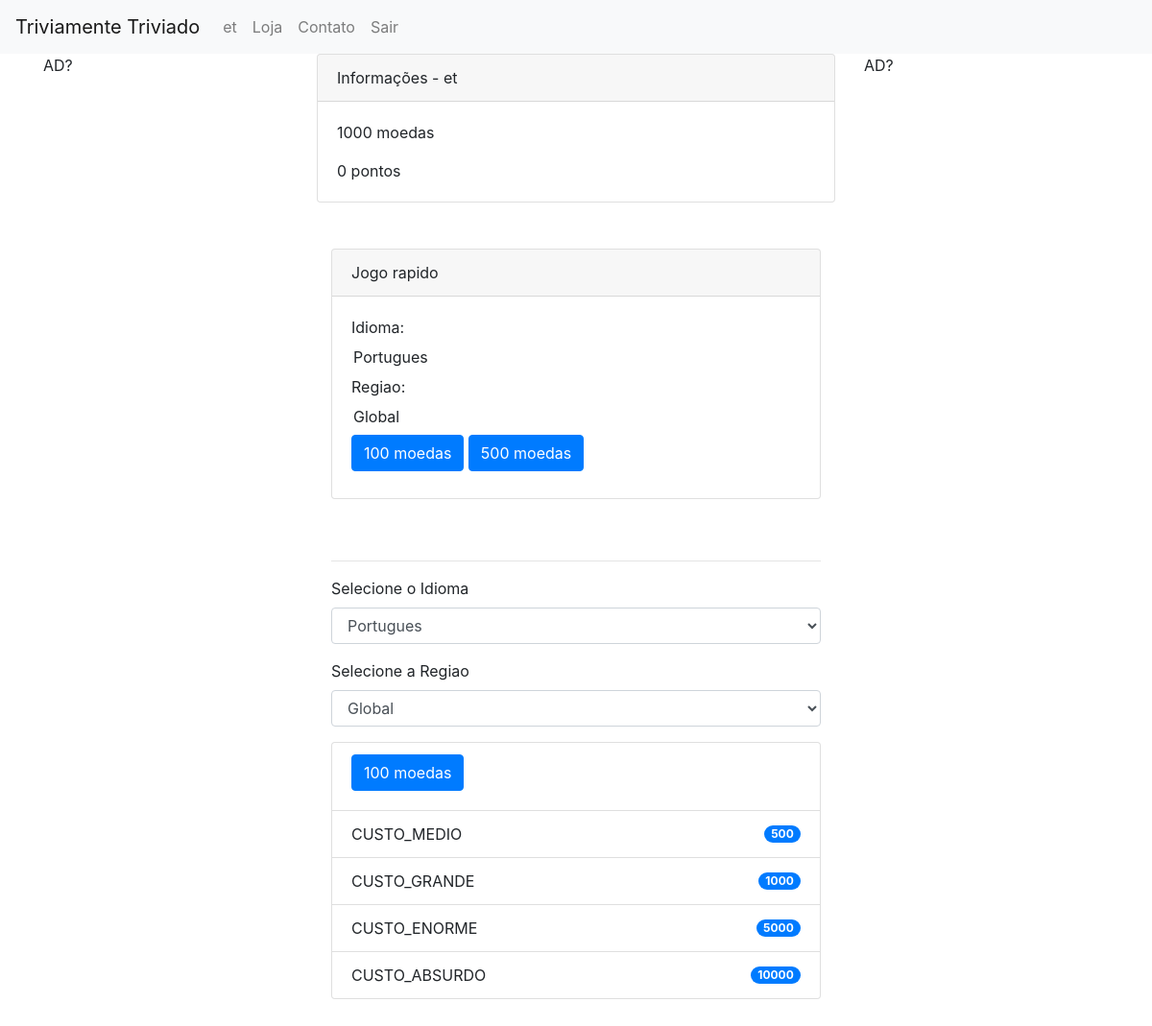
/nova_partida/ (signed in), run on the app's committed database.
### usuario_perfil/models.py (models this page shows, shortened)
class UserProfile(models.Model):
	GENDER_CHOICES = (
		("M", "Masculino"),
		("F", "Feminino"),
	)
	user = models.OneToOneField(User, related_name='user', on_delete=models.CASCADE)
	nome = models.CharField('nome', max_length=100)
	age = models.IntegerField('age')
	gender = models.CharField('gender', max_length=9, choices=GENDER_CHOICES, default="M")
	regioes = models.ManyToManyField(Regiao, blank=True, default=None)
	idiomas = models.ManyToManyField(Idioma, blank=True, default=None)
	premium = models.BooleanField('premium', default=False)

### value/models.py (models this page shows, shortened)
class Carteira(models.Model):
	pontos = models.IntegerField('pontos', default=0)
	moedas = models.IntegerField('moedas', default=1000)
	cartas = models.ManyToManyField(Carta, blank=True, default=None)
	user = models.OneToOneField(User, related_name='usuario_carteira', on_delete=models.CASCADE, null=True)
	comentario = models.CharField('comentario', max_length=100, default="carteira_usuario")

### regionamento/models.py (models this page shows)
class Idioma(models.Model):
	nome = models.CharField('nome', max_length=100)
	def __str__(self):
		return self.nome

class Regiao(models.Model):
	nome = models.CharField('nome', max_length=100)
	def __str__(self):
		return self.nome

### stacksup/views.py (the view, shortened to what this page needs)
# urls.py: path('nova_partida/', views.NovaPartida.as_view()),
class NovaPartida(View):
	def get(self, request):
		values = {}
		if request.user.is_authenticated:
			user = UserProfile.objects.filter(nome=request.user).first()
			carteira = Carteira.objects.filter(user=request.user).first()
			idiomas = user.idiomas.all().first()
			id2 = Idioma.objects.all()
			regioes = user.regioes.all().first()
			reg2 = Regiao.objects.all()
		else:
			return HttpResponseRedirect("/")
		values['usuario'] = user
		values['carteira'] = carteira
		values['idiomas'] = id2
		values['regioes'] = reg2
		values['idiomaUser'] = idiomas
		values['regiaoUser'] = regioes
		return render(
		request,
		'stacksup/nova_partida.html',
		context=values,
		)

### stacksup/templates/stacksup/nova_partida.html (shortened to what this page needs)
{% extends "base_generic.html" %}
{% block content %}
<div class="card">
  <div class="card-header">
  	Informações -  {{ usuario.nome }}
    </div>
  <div class="card-body">
    <p class="card-text">
    	{{ carteira.moedas }} moedas
    </p>
    <p class="card-text">
    	{{ carteira.pontos }} pontos
    </p>
  </div>
</div>
<br/><br/>
	<div class="container">
		<div class="row">
			<div class="col-md">
			<div class="card">
				<div class="card-header">
					Jogo rapido
				</div>
				<form action="/nova_partida/"
				method="post" class="novaPartidaForm form-inline">
					<div class="card-body">
					Idioma:
					<input type="text" readonly class="form-control-plaintext" name="idioma" id="idioma" value="{{ idiomaUser }}">
					Regiao:
					<input type="text" readonly class="form-control-plaintext" name="regiao" id="regiao" value="{{ regiaoUser }}">
					{% if usuario.premium %}
					<button type="submit" class="btn btn-primary mb-2" name="preco" value="0">0 moedas</button>
					{% else %}
					<button type="submit" class="btn btn-primary mb-2" name="preco" value="100">100 moedas</button>
					<button type="submit" class="btn btn-primary mb-2" name="preco" value="500">500 moedas</button>
					{% endif %}
				</form>
			</div>
			</div>
			<br/><br/>
			<hr/>
			<div class="form-group">
				<label for="idiomaFormControlSelect">Selecione o Idioma</label>
				<select class="form-control" id="idiomaFormControlSelect">
					{% for idioma in idiomas %}
						<option>
							{{ idioma }}
						</option>
					{% endfor %}
				</select>
			</div>
			<div class="form-group">
				<label for="regiaoFormControlSelect">Selecione a Regiao</label>
				<select class="form-control" id="regiaoFormControlSelect">
					{% for regiao in regioes %}
						<option>
							{{ regiao }}
						</option>
					{% endfor %}
				</select>
			</div>
			<ul class="list-group">
				<li class="list-group-item d-flex justify-content-between align-items-center">
					<form class="form-inline">
						<button type="submit" class="btn btn-primary mb-2">100 moedas</button>
					</form>
				</li>
				<li class="list-group-item d-flex justify-content-between align-items-center">
					CUSTO_MEDIO
					<span class="badge badge-primary badge-pill">500</span>
				</li>
				<li class="list-group-item d-flex justify-content-between align-items-center">
					CUSTO_GRANDE
					<span class="badge badge-primary badge-pill">1000</span>
				</li>
				<li class="list-group-item d-flex justify-content-between align-items-center">
					CUSTO_ENORME
					<span class="badge badge-primary badge-pill">5000</span>
				</li>
				<li class="list-group-item d-flex justify-content-between align-items-center">
					CUSTO_ABSURDO
					<span class="badge badge-primary badge-pill">10000</span>
				</li>
			</ul>
			</div>
		</div>
	</div>
	<br/>
	<br/>
	<br/>
{% endblock %}

### templates/base_generic.html (shortened to what this page needs)
<!DOCTYPE HTML>
<html lang="en">
    <head>
        {% load staticfiles %}
        {% load static %}
        <link href="{% static 'bootstrap-4/css/bootstrap.css' %}" rel="stylesheet">
        <link href="{% static 'cs/adulterado.css' %}" rel="stylesheet">
    </head>
    <body>
        <nav class="navbar navbar-expand-lg navbar-light bg-light">
          <a class="navbar-brand" href="/">Triviamente Triviado</a>
          <div class="collapse navbar-collapse" id="navbarNavDropdown">
            <ul class="navbar-nav">
                        {% if user.is_authenticated %}
                            <li class="nav-item"><a class="nav-link" href="/cadastro/">
                                {{ user.user.nome }}
                            </a></li>
                            <li class="nav-item"><a class="nav-link" href="/#/">
                                Loja
                            </a></li>
                            <li class="nav-item"><a class="nav-link" href="/contato">
                                Contato
                            </a></li>
                            <li class="nav-item"><a class="nav-link" href="/logout/">Sair</a></li>
                        {% else %}
                            <li class="nav-item"><a class="nav-link" href="/login/">Login</a></li>
                            <li class="nav-item"><a class="nav-link" href="/signup/">Cadastro</a></li>
                        {% endif %}
            </ul>
          </div>
        </nav>
        <div class="container">
            <div class="row">
                <div class="col">
                    AD?
                </div>
                <div class="col-6">
                    {% block content %}
                    {% endblock %}
                </div>
                <div class="col">
                    AD?
                </div>
            </div>
    </body>
</html>

### data on the page
UserProfile: nome "et"
Carteira: moedas "1000", pontos "0"
Idioma: idioma "Portugues"
Regiao: regiao "Global"

### other printed values
{{ user.user.nome }} "et"
form field value "Portugues"
form field value "Global"
